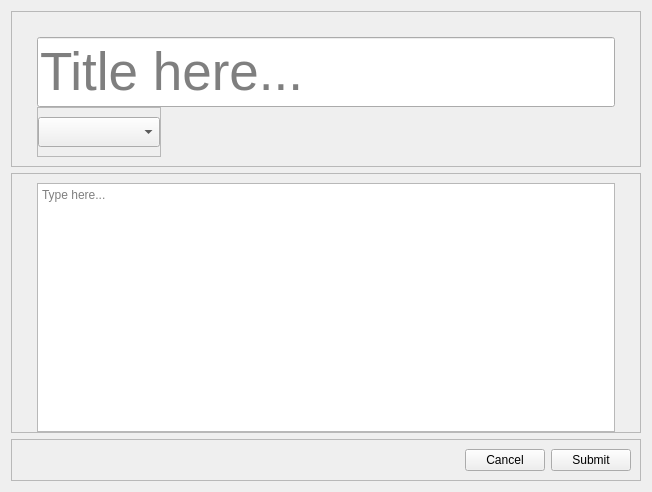
<?xml version="1.0" encoding="UTF-8"?>
<ui version="4.0">
 <class>Form</class>
 <widget class="QWidget" name="Form">
  <property name="geometry">
   <rect>
    <x>0</x>
    <y>0</y>
    <width>652</width>
    <height>492</height>
   </rect>
  </property>
  <property name="windowTitle">
   <string>Form</string>
  </property>
  <layout class="QVBoxLayout" name="verticalLayout_2">
   <item>
    <widget class="QFrame" name="frame">
     <property name="frameShape">
      <enum>QFrame::Shape::StyledPanel</enum>
     </property>
     <property name="frameShadow">
      <enum>QFrame::Shadow::Raised</enum>
     </property>
     <layout class="QVBoxLayout" name="verticalLayout">
      <property name="spacing">
       <number>0</number>
      </property>
      <property name="leftMargin">
       <number>25</number>
      </property>
      <property name="topMargin">
       <number>25</number>
      </property>
      <property name="rightMargin">
       <number>25</number>
      </property>
      <item>
       <widget class="QLineEdit" name="lineEdit_Title">
        <property name="minimumSize">
         <size>
          <width>0</width>
          <height>70</height>
         </size>
        </property>
        <property name="font">
         <font>
          <pointsize>40</pointsize>
         </font>
        </property>
        <property name="maxLength">
         <number>100</number>
        </property>
        <property name="placeholderText">
         <string>Title here...</string>
        </property>
       </widget>
      </item>
      <item>
       <widget class="QFrame" name="frame_2">
        <property name="sizePolicy">
         <sizepolicy hsizetype="Fixed" vsizetype="Minimum">
          <horstretch>0</horstretch>
          <verstretch>0</verstretch>
         </sizepolicy>
        </property>
        <property name="minimumSize">
         <size>
          <width>120</width>
          <height>40</height>
         </size>
        </property>
        <property name="frameShape">
         <enum>QFrame::Shape::StyledPanel</enum>
        </property>
        <property name="frameShadow">
         <enum>QFrame::Shadow::Raised</enum>
        </property>
        <layout class="QHBoxLayout" name="horizontalLayout">
         <property name="leftMargin">
          <number>0</number>
         </property>
         <property name="rightMargin">
          <number>0</number>
         </property>
         <item>
          <widget class="QComboBox" name="comboBox_requestType">
           <property name="minimumSize">
            <size>
             <width>0</width>
             <height>30</height>
            </size>
           </property>
           <property name="placeholderText">
            <string>Request Type</string>
           </property>
           <item>
            <property name="text">
             <string>Feature</string>
            </property>
           </item>
           <item>
            <property name="text">
             <string>Commission</string>
            </property>
           </item>
           <item>
            <property name="text">
             <string>Reccomendation</string>
            </property>
           </item>
           <item>
            <property name="text">
             <string>Problem Fix</string>
            </property>
           </item>
          </widget>
         </item>
        </layout>
       </widget>
      </item>
     </layout>
    </widget>
   </item>
   <item>
    <widget class="QFrame" name="frame_3">
     <property name="frameShape">
      <enum>QFrame::Shape::StyledPanel</enum>
     </property>
     <property name="frameShadow">
      <enum>QFrame::Shadow::Raised</enum>
     </property>
     <layout class="QHBoxLayout" name="horizontalLayout_2">
      <property name="leftMargin">
       <number>25</number>
      </property>
      <property name="rightMargin">
       <number>25</number>
      </property>
      <property name="bottomMargin">
       <number>0</number>
      </property>
      <item>
       <widget class="QTextEdit" name="textEdit_content">
        <property name="readOnly">
         <bool>false</bool>
        </property>
        <property name="overwriteMode">
         <bool>false</bool>
        </property>
        <property name="placeholderText">
         <string>Type here...</string>
        </property>
       </widget>
      </item>
     </layout>
    </widget>
   </item>
   <item>
    <widget class="QFrame" name="frame_4">
     <property name="frameShape">
      <enum>QFrame::Shape::StyledPanel</enum>
     </property>
     <property name="frameShadow">
      <enum>QFrame::Shadow::Raised</enum>
     </property>
     <layout class="QHBoxLayout" name="horizontalLayout_3">
      <item>
       <spacer name="horizontalSpacer">
        <property name="orientation">
         <enum>Qt::Orientation::Horizontal</enum>
        </property>
        <property name="sizeHint" stdset="0">
         <size>
          <width>40</width>
          <height>20</height>
         </size>
        </property>
       </spacer>
      </item>
      <item>
       <widget class="QPushButton" name="pushButton_cancel">
        <property name="text">
         <string>Cancel</string>
        </property>
       </widget>
      </item>
      <item>
       <widget class="QPushButton" name="pushButton_submit">
        <property name="text">
         <string>Submit</string>
        </property>
       </widget>
      </item>
     </layout>
    </widget>
   </item>
  </layout>
 </widget>
 <resources/>
 <connections/>
</ui>
